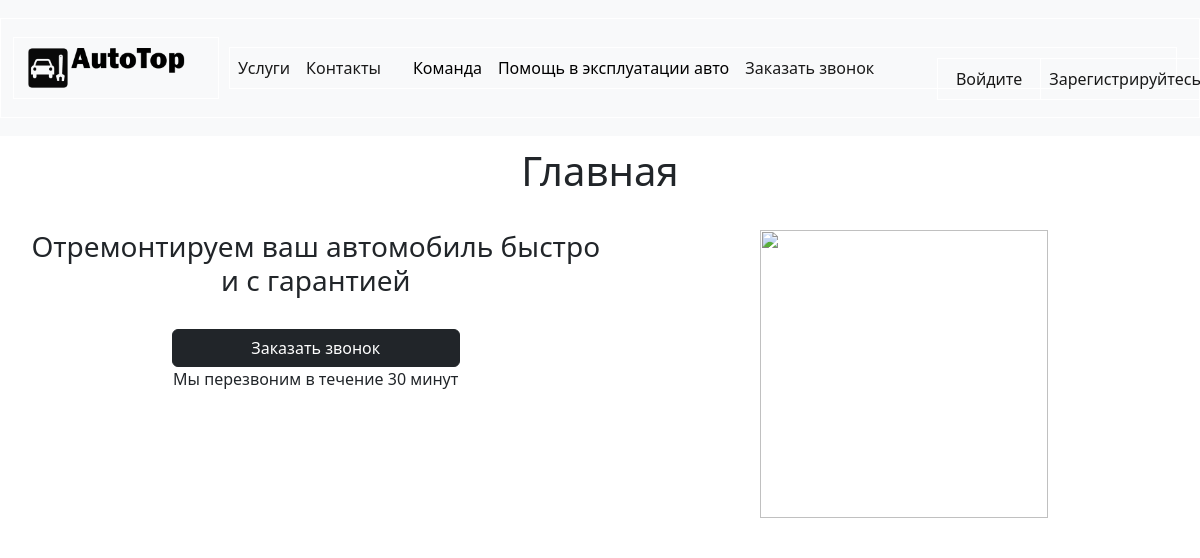
The app's page /, older data.
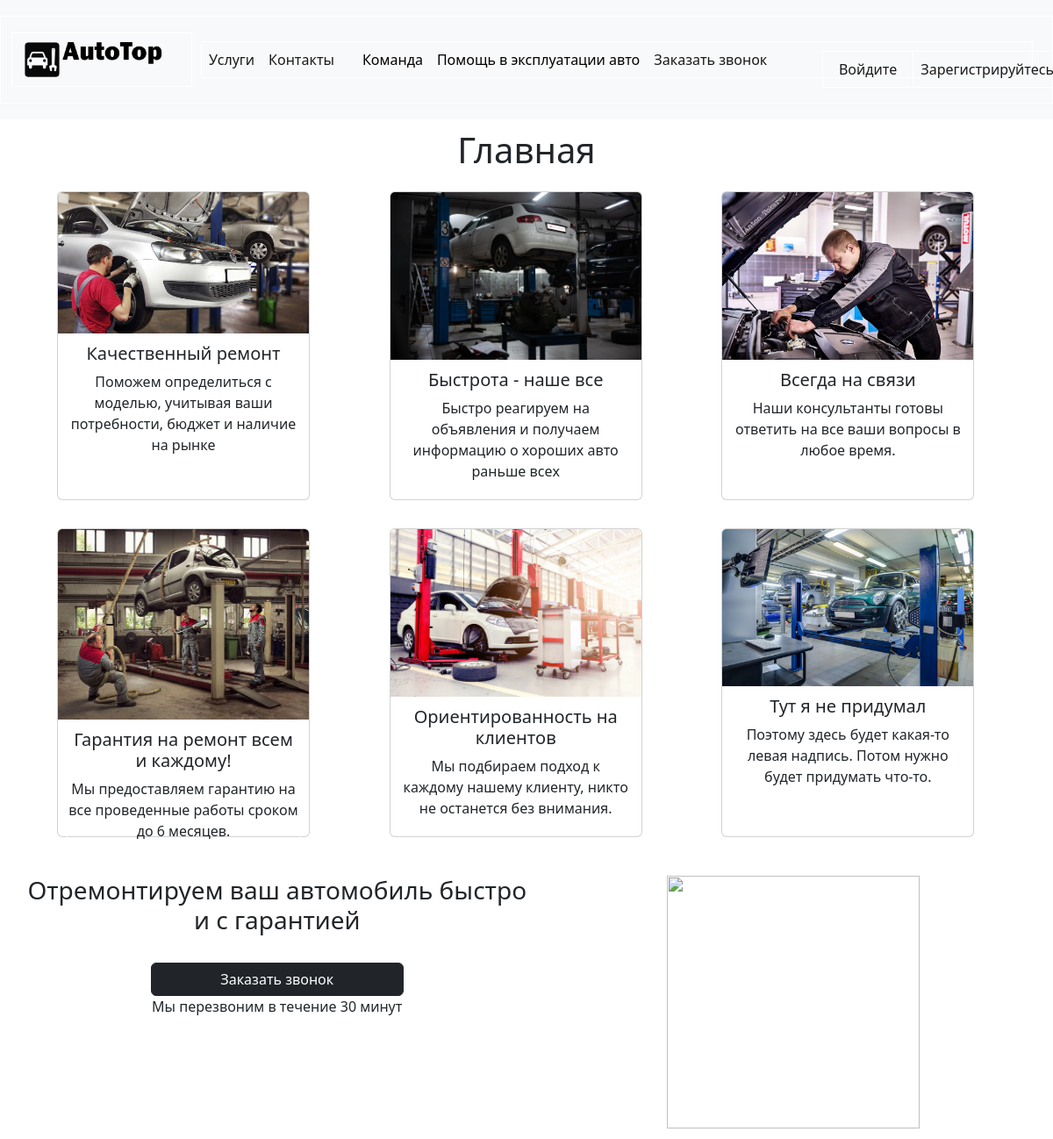
The same page, newer data.
### home/models.py (models this page shows, shortened)
class mainCart(models.Model):
    name = models.CharField(max_length=200)
    image = models.ImageField(upload_to='images/', null=True, max_length=255)
    author = models.ForeignKey(
        'auth.User',
        on_delete=models.CASCADE,
    )
    body = models.TextField()

### home/views.py (the view)
# urls.py: path('', mainCart.as_view(), name = "home"),
class mainCart(ListView):
    model = mainCart
    template_name = 'home/index.html'

### templates/home/index.html
{% extends 'home/base.html' %}
{% load static %}
{% block content %}
<h1>Главная</h1>
<div class="container" >
  <div class="row align-items-start" >
    {% for cpec in object_list %}
        <div class="col" >
            <div class="card" style="width: 18rem; height: 22rem">
                <img class="card-img-top" src="{{cpec.image.url}}" alt="Card image cap">
                    <div class="car d-body">
                        <h5 class="card-title">{{ cpec.name}}</h5>
                         <p class="card-text">{{ cpec.body }}</p>
                     </div>
            </div>
        </div>
    {% endfor %}
  </div>
</div>
<div class="textcols">
	<div class="textcols-row">
		<div class="textcols-item">
<h3>Отремонтируем ваш автомобиль быстро и с гарантией</h3><br>
      <button style="width: 18rem " class="btn btn-dark" onclick="window.location.href='{% url 'feedback_new' %}'" type="button">Заказать звонок</button><br>
      <p>Мы перезвоним в течение 30 минут</p>
		</div>
		<div class="textcols-item">
            <img src="{% static 'img/ecpmot.jpg' %}" style="height: 18rem">
		</div>
	</div>
</div>
{% endblock content %}

Row changes from the older to the newer data that the page shows:
added mainCart: image (picture), name "Качественный ремонт", body "Поможем определиться с моделью, учитывая ваши потребности, бюджет и наличие на рынке"
added mainCart: image (picture), name "Быстрота - наше все", body "Быстро реагируем на объявления и получаем информацию о хороших авто раньше всех"
added mainCart: image (picture), name "Всегда на связи", body "Наши консультанты готовы ответить на все ваши вопросы в любое время."
added mainCart: image (picture), name "Гарантия на ремонт всем и каждому!", body "Мы предоставляем гарантию на все проведенные работы сроком до 6 месяцев."
added mainCart: image (picture), name "Ориентированность на клиентов", body "Мы подбираем подход к каждому нашему клиенту, никто не останется без внимания."
added mainCart: image (picture), name "Тут я не придумал", body "Поэтому здесь будет какая-то левая надпись. Потом нужно будет придумать что-то."
